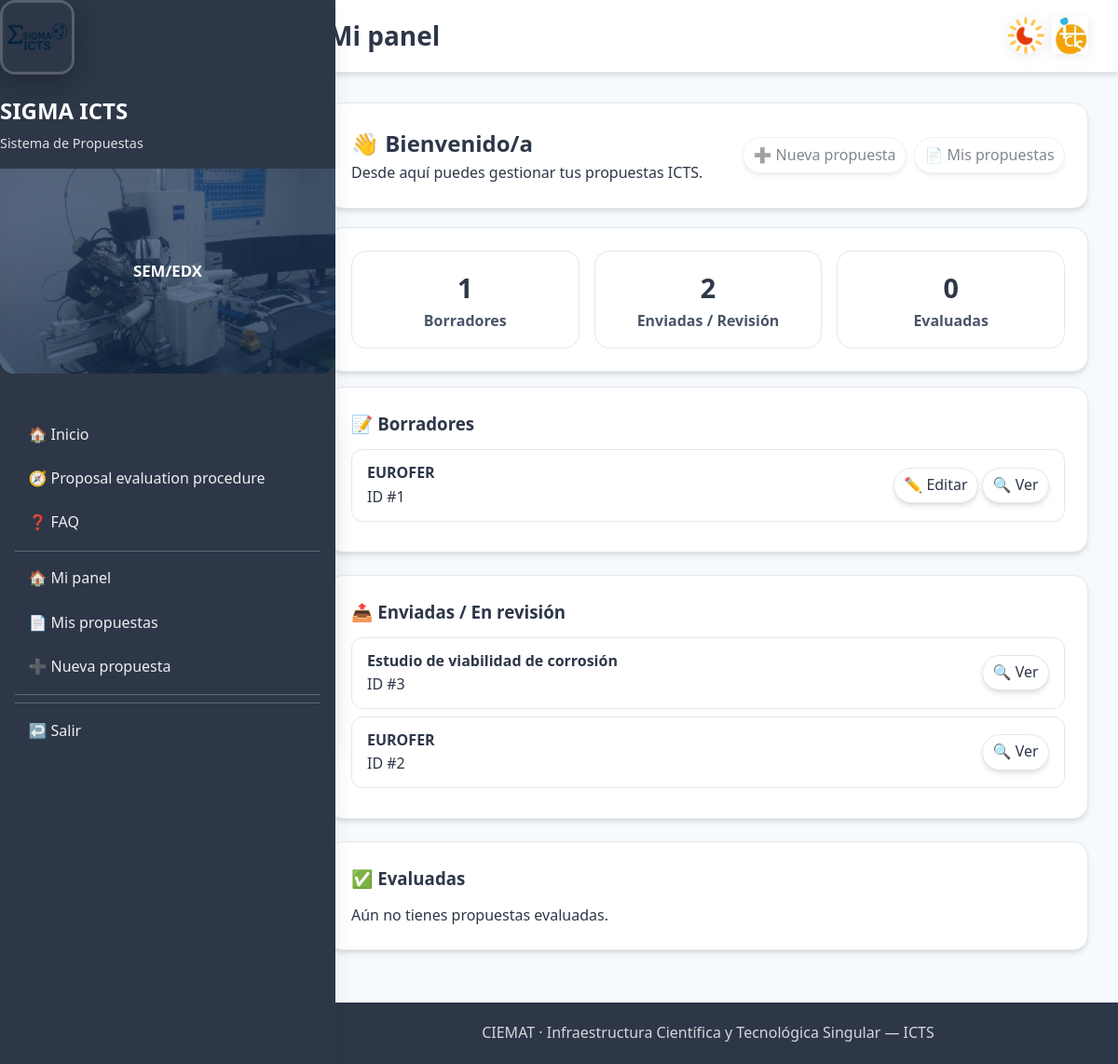
Screenshot of /icts/dashboard/ (signed in) with the database file from the repository.
### icts/models.py (models this page shows, shortened)
class AccessProposal(models.Model):
    PROJECT_TYPE_CHOICES = [
        ("international", "International"),
        ("european", "European"),
        ("national", "National"),
        ("regional", "Regional"),
    ]
    STATUS_CHOICES = [
        ("draft", "Draft"),
        ("submitted", "Submitted"),
        ("accepted", "Accepted"),
        ("rejected", "Rejected"),
    ]
    applicant = models.ForeignKey(
        settings.AUTH_USER_MODEL,
        on_delete=models.CASCADE,
        related_name="icts_proposals",
    )
    title = models.CharField(max_length=200)
    scope = models.TextField(blank=True)
    facilities = models.ManyToManyField(Facility, blank=True)
    status = models.CharField(max_length=12, choices=STATUS_CHOICES, default="draft")
    created_at = models.DateTimeField(auto_now_add=True)
    is_new_request = models.BooleanField(default=True, help_text="Is this a new request?")
    previous_access = models.ForeignKey(
        'self',
        on_delete=models.SET_NULL,
        null=True,
        blank=True,
        help_text="Previous approved request to copy data from"
    )
    access_code = models.CharField(max_length=50, blank=True, help_text="Auto-generated access code")
    applicant_is_different = models.BooleanField(default=False)
    organization = models.CharField(max_length=200, blank=True, help_text="Center/Institution")
    contact_person = models.CharField(max_length=200, blank=True)
    email = models.EmailField(blank=True)
    phone = models.CharField(max_length=50, blank=True)
    project_name = models.CharField(max_length=200, blank=True)
    project_type = models.CharField(
        max_length=100,
        blank=True,
        choices=PROJECT_TYPE_CHOICES,
        help_text="International, European, National, Regional",
    )
    funding_source = models.CharField(max_length=200, blank=True)
    start_year = models.IntegerField(null=True, blank=True)
    end_year = models.IntegerField(null=True, blank=True)
    previous_experiments = models.TextField(blank=True)
    references = models.TextField(blank=True)
    facility_sem = models.BooleanField(default=False)
    facility_sem_fib = models.BooleanField(default=False)
    facility_imp = models.BooleanField(default=False)
    facility_sims = models.BooleanField(default=False)
    facility_confocal = models.BooleanField(default=False)
    facility_vdg = models.BooleanField(default=False)
    facility_profilometer = models.BooleanField(default=False)

### icts/views.py (the view)
# urls.py: path("dashboard/", views.icts_user_dashboard, name="dashboard"),
@login_required
def icts_user_dashboard(request):
    qs = (
        AccessProposal.objects
        .filter(applicant=request.user)      # <- aquí está la clave
        .order_by("-created_at", "-id")
    )
    reviewed_qs = ProposalReview.objects.filter(
        proposal=OuterRef("pk"),
        decision__in=["approve", "reject", "request_changes"]
    )
    evaluated = qs.annotate(has_review=Exists(reviewed_qs)).filter(has_review=True)
    drafts = qs.filter(status="draft")
    submitted = qs.exclude(pk__in=evaluated.values("pk")).exclude(pk__in=drafts.values("pk"))
    return render(request, "icts/user_dashboard.html", {
        "drafts": drafts,
        "submitted": submitted,
        "evaluated": evaluated,
    })

### accounts/templatetags/form_extras.py (called while the page is built)
@register.filter(name="has_group")
def has_group(user, group_name: str):
    try:
        return user.is_authenticated and user.groups.filter(name__iexact=group_name).exists()
    except Exception:
        return False

### icts/context_processors.py (called while the page is built)
def icts_ui(request):
    user = request.user
    role = ""
    if user.is_authenticated:
        if user.is_superuser:
            role = "Admin"
        elif user.groups.filter(name__iexact="managers").exists():
            role = "Manager"
        elif user.groups.filter(name__iexact="responsables").exists():
            role = "Responsable"
        elif user.groups.filter(name__iexact="revisores").exists():
            role = "Revisor"
        else:
            role = "Usuario"
    return {"icts_role_name": role}

### sigmalab/context_processors.py (called while the page is built)
def lab_role(request):
    role = None
    if request.user.is_authenticated:
        if (request.user.is_superuser
            or request.user.groups.filter(name="Técnicos Σ-LAB").exists()):
            role = "TECNICO"
        else:
            role = "USUARIO"
    return {"LAB_ROLE": role}

### templates/icts/user_dashboard.html (shortened to what this page needs)
{% extends "base_icts.html" %}
{% block page_title %}Mi panel{% endblock %}
{% block content %}
<div class="card" style="margin-bottom:1.25rem">
  <div style="display:flex; justify-content:space-between; align-items:center; gap:1rem; flex-wrap:wrap">
    <div>
      <h2 style="margin:0">👋 Bienvenido/a</h2>
      <div class="muted">Desde aquí puedes gestionar tus propuestas ICTS.</div>
    </div>
    <div style="display:flex; gap:.5rem; flex-wrap:wrap">
      <span class="chip" style="opacity:.6; cursor:default;">➕ Nueva propuesta</span>
      <span class="chip" style="opacity:.6; cursor:default;">📄 Mis propuestas</span>
    </div>
  </div>
</div>
<div class="card" style="margin-bottom:1rem">
  <div style="display:grid; grid-template-columns: repeat(3,1fr); gap:1rem;">
    <div class="kpi"><div class="kpi-num">{{ drafts|length }}</div><div class="kpi-label">Borradores</div></div>
    <div class="kpi"><div class="kpi-num">{{ submitted|length }}</div><div class="kpi-label">Enviadas / Revisión</div></div>
    <div class="kpi"><div class="kpi-num">{{ evaluated|length }}</div><div class="kpi-label">Evaluadas</div></div>
  </div>
</div>
<div class="card">
  <h3 style="margin-bottom:.75rem;">📝 Borradores</h3>
  {% if drafts %}
    <ul class="list">
      {% for p in drafts %}
        <li class="list-item">
          <div>
            <div class="list-title">{{ p.title|default:"(Sin título)" }}</div>
            <div class="muted">ID #{{ p.id }}</div>
          </div>
          <div class="list-actions">
            <span class="chip" title="Activaremos estos botones en el siguiente paso">✏️ Editar</span>
            <span class="chip" title="Activaremos estos botones en el siguiente paso">🔍 Ver</span>
          </div>
        </li>
      {% endfor %}
    </ul>
  {% else %}
    <div class="muted">No tienes borradores.</div>
  {% endif %}
</div>
<div class="card">
  <h3 style="margin-bottom:.75rem;">📤 Enviadas / En revisión</h3>
  {% if submitted %}
    <ul class="list">
      {% for p in submitted %}
        <li class="list-item">
          <div>
            <div class="list-title">{{ p.title|default:"(Sin título)" }}</div>
            <div class="muted">ID #{{ p.id }}</div>
          </div>
          <div class="list-actions">
            <span class="chip" title="Activaremos estos botones en el siguiente paso">🔍 Ver</span>
          </div>
        </li>
      {% endfor %}
    </ul>
  {% else %}
    <div class="muted">No tienes propuestas enviadas.</div>
  {% endif %}
</div>
<div class="card">
  <h3 style="margin-bottom:.75rem;">✅ Evaluadas</h3>
  {% if evaluated %}
    <ul class="list">
      {% for p in evaluated %}
        <li class="list-item">
          <div>
            <div class="list-title">{{ p.title|default:"(Sin título)" }}</div>
            <div class="muted">ID #{{ p.id }}</div>
          </div>
          <div class="list-actions">
            <span class="chip" title="Activaremos estos botones en el siguiente paso">🔍 Ver informe</span>
          </div>
        </li>
      {% endfor %}
    </ul>
  {% else %}
    <div class="muted">Aún no tienes propuestas evaluadas.</div>
  {% endif %}
</div>
{% endblock %}

### rows the page displays
AccessProposal: title "EUROFER", id "1"
AccessProposal: title "Estudio de viabilidad de corrosión", id "3"
AccessProposal: title "EUROFER", id "2"

### other values shown
{{ drafts|length }} "1"
{{ submitted|length }} "2"
{{ evaluated|length }} "0"
